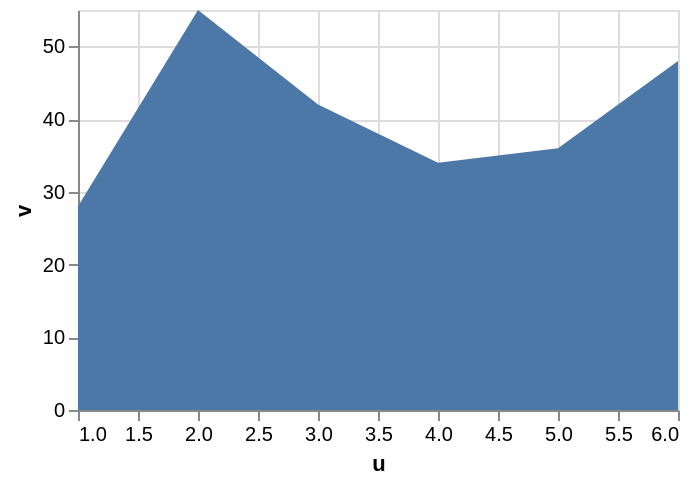

This figure's Vega-Lite source:
### Vega specification from a JSON file in a GitHub repository (floating-point values rounded to 4 significant figures)
{"$schema": "https://vega.github.io/schema/vega/v6.json", "background": "white", "padding": 5, "width": 300, "height": 200, "style": "cell", "data": [{"name": "source_0", "values": [{"u": 1, "v": 28}, {"u": 2, "v": 55}, {"u": 3, "v": 42}, {"u": 4, "v": 34}, {"u": 5, "v": 36}, {"u": 6, "v": 48}]}, {"name": "data_0", "source": "source_0", "transform": [{"type": "formula", "expr": "toNumber(datum[\"u\"])", "as": "u"}, {"type": "impute", "field": "v", "groupby": [], "key": "u", "method": "value", "value": 0}, {"type": "stack", "groupby": ["u"], "field": "v", "sort": {"field": [], "order": []}, "as": ["v_start", "v_end"], "offset": "zero"}]}], "signals": [{"name": "interpolate", "value": "linear", "bind": {"input": "select", "options": ["basis", "cardinal", "catmull-rom", "linear", "monotone", "natural", "step", "step-after", "step-before"]}}, {"name": "tension", "value": 0, "bind": {"input": "range", "min": 0, "max": 1, "step": 0.05}}], "marks": [{"name": "marks", "type": "area", "style": ["area"], "sort": {"field": "x"}, "from": {"data": "data_0"}, "encode": {"update": {"interpolate": {"signal": "interpolate"}, "tension": {"signal": "tension"}, "orient": {"value": "vertical"}, "fill": {"value": "#4c78a8"}, "description": {"signal": "\"u: \" + (format(datum[\"u\"], \"\")) + \"; v: \" + (format(datum[\"v\"], \"\"))"}, "x": {"scale": "x", "field": "u"}, "y": {"scale": "y", "field": "v_end"}, "y2": {"scale": "y", "field": "v_start"}, "defined": {"signal": "isValid(datum[\"u\"]) && isFinite(+datum[\"u\"]) && isValid(datum[\"v\"]) && isFinite(+datum[\"v\"])"}}}}], "scales": [{"name": "x", "type": "linear", "domain": {"data": "data_0", "field": "u"}, "range": [0, {"signal": "width"}], "nice": true, "zero": false}, {"name": "y", "type": "linear", "domain": {"data": "data_0", "fields": ["v_start", "v_end"]}, "range": [{"signal": "height"}, 0], "nice": true, "zero": true}], "axes": [{"scale": "x", "orient": "bottom", "gridScale": "y", "grid": true, "tickCount": {"signal": "ceil(width/40)"}, "domain": false, "labels": false, "aria": false, "maxExtent": 0, "minExtent": 0, "ticks": false, "zindex": 0}, {"scale": "y", "orient": "left", "gridScale": "x", "grid": true, "tickCount": {"signal": "ceil(height/40)"}, "domain": false, "labels": false, "aria": false, "maxExtent": 0, "minExtent": 0, "ticks": false, "zindex": 0}, {"scale": "x", "orient": "bottom", "grid": false, "title": "u", "labelFlush": true, "labelOverlap": true, "tickCount": {"signal": "ceil(width/40)"}, "zindex": 0}, {"scale": "y", "orient": "left", "grid": false, "title": "v", "labelOverlap": true, "tickCount": {"signal": "ceil(height/40)"}, "zindex": 0}]}
